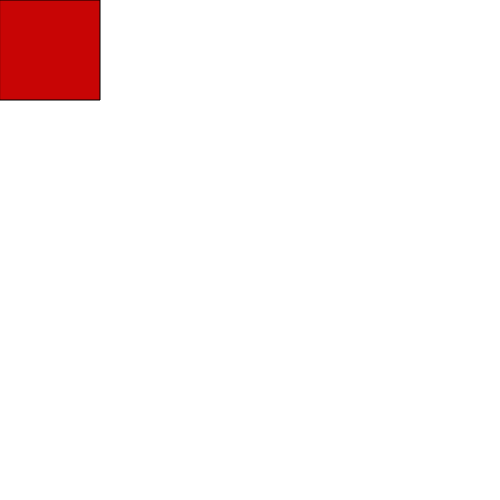
Frame 1 (no input)
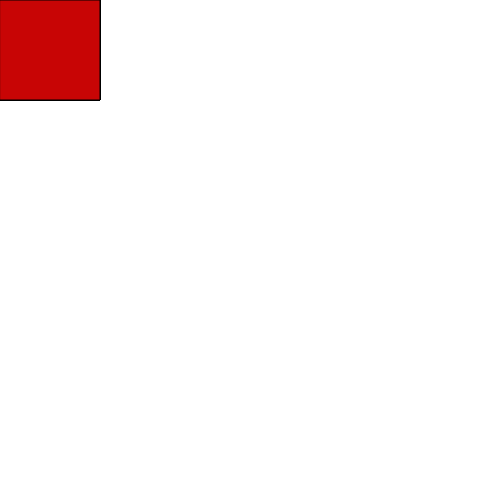
Frame 60 (no input)
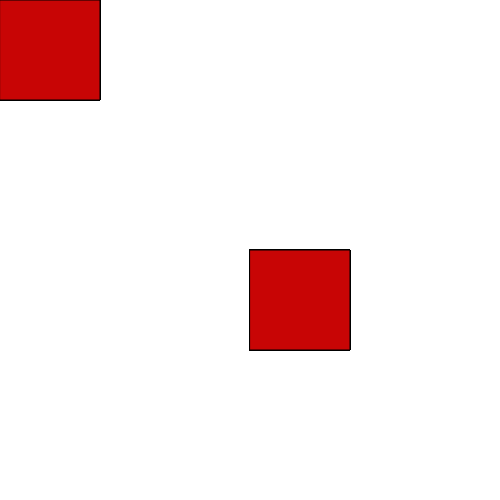
Frame 120 (the mouse pressed at the canvas centre since frame 60)

The p5.js sketch that drew these frames (run headless with seeded random() and noise() and a simulated clock; from frame 60 on, the mouse is pressed at the canvas centre):

// p5.js sketch
// ── sketch.js
function setup() {
  // put setup code here
  createCanvas(500, 500);
}

function draw() {
  // put drawing code here
  fill(200, 005, 005);
  rect(mouseX, mouseY, 100, 100) ;
}
